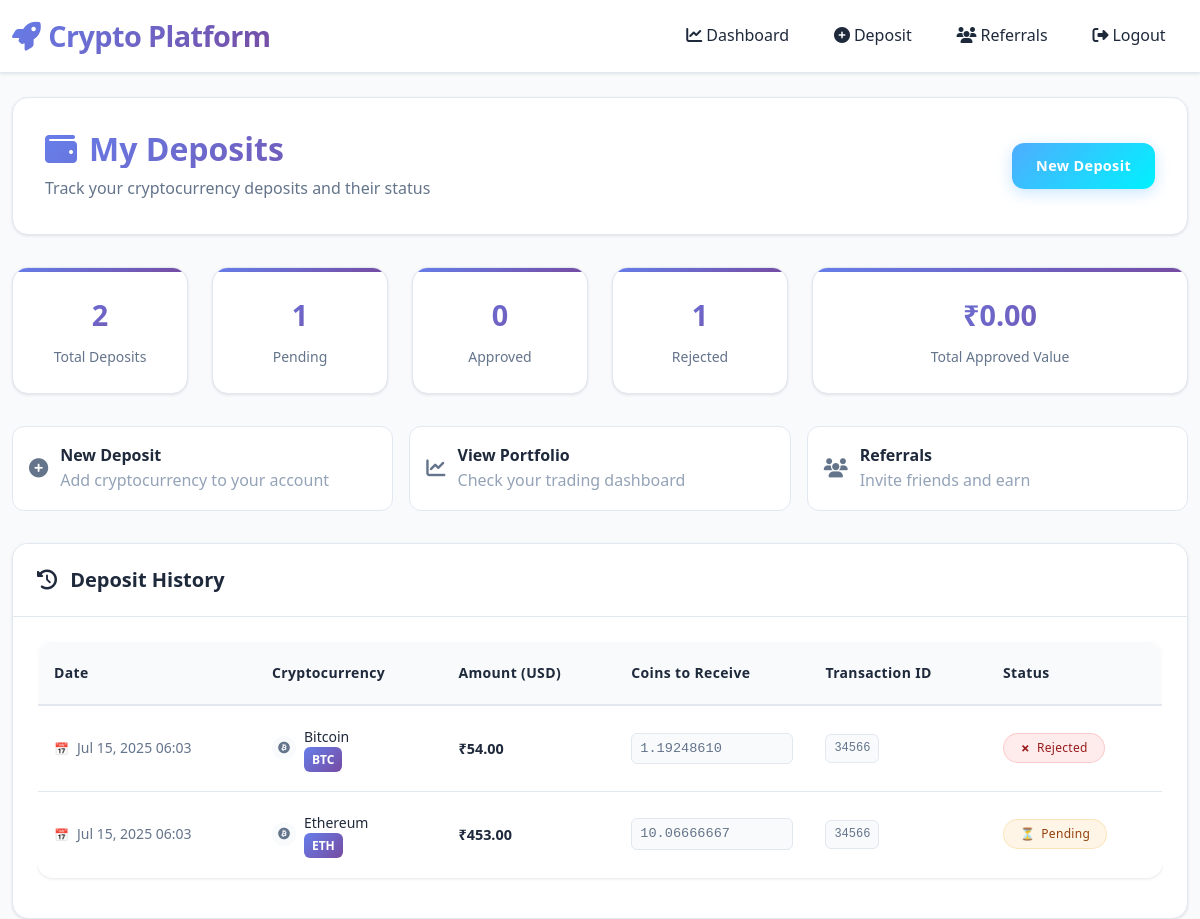
Before: /deposits/list/ (signed in) with the older database file.
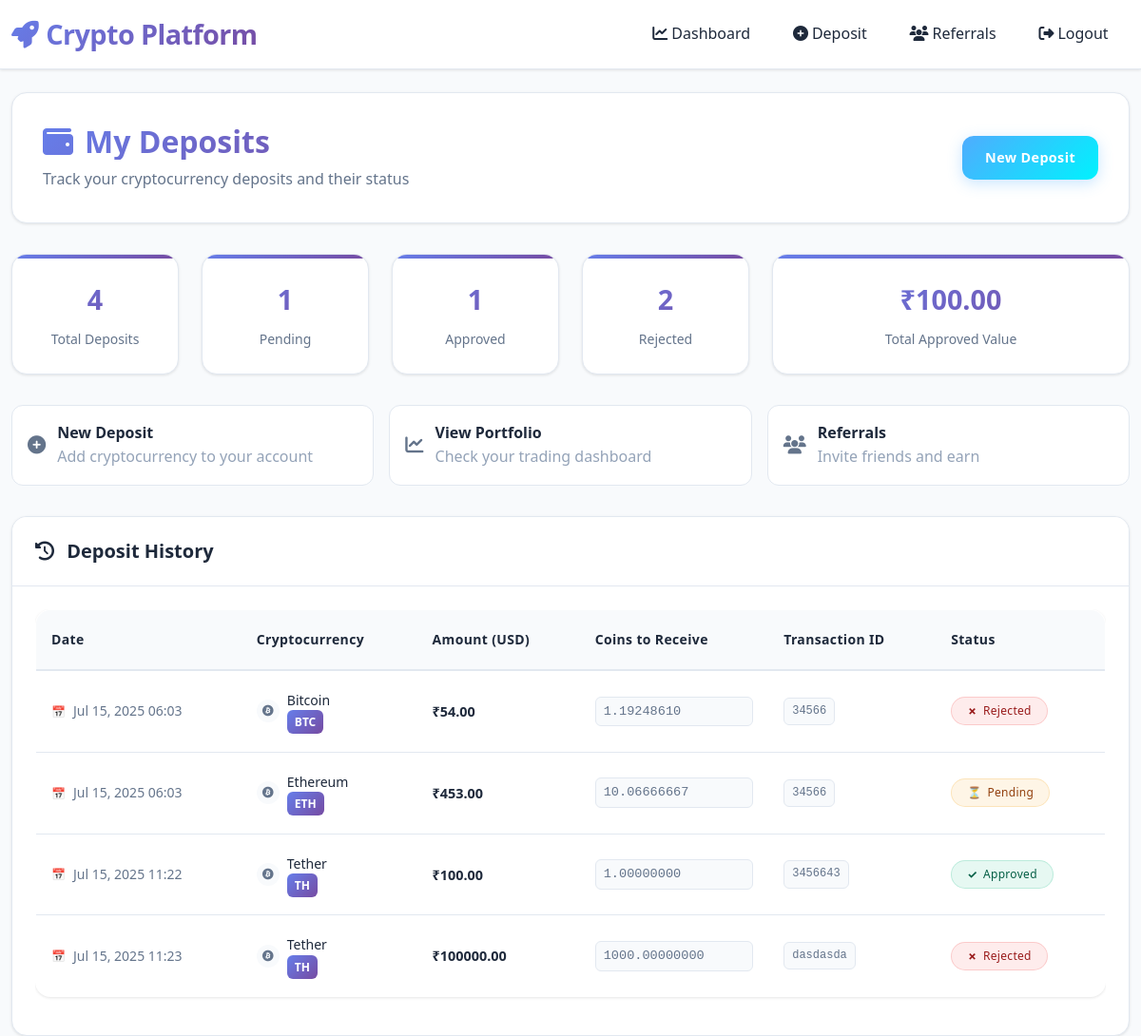
After: the same page with the newer database file.
### deposits/models.py (models this page shows, shortened)
class Deposit(models.Model):
    STATUS_CHOICES = [
        ('pending', 'Pending'),
        ('approved', 'Approved'),
        ('rejected', 'Rejected'),
    ]
    user = models.ForeignKey(User, on_delete=models.CASCADE)
    cryptocurrency = models.ForeignKey(Cryptocurrency, on_delete=models.CASCADE)
    amount = models.DecimalField(max_digits=20, decimal_places=2)
    transaction_hash = models.CharField(max_length=100, blank=True)
    wallet_address = models.CharField(max_length=50)
    status = models.CharField(max_length=20, choices=STATUS_CHOICES, default='pending')
    created_at = models.DateTimeField(auto_now_add=True)
    approved_at = models.DateTimeField(null=True, blank=True)
    price_at_deposit = models.DecimalField(max_digits=20, decimal_places=10, default=0)
    coin_quantity = models.DecimalField(max_digits=20, decimal_places=10, default=0)

### trading/models.py (models this page shows, shortened)
class Cryptocurrency(models.Model):
    name = models.CharField(max_length=50)  # Bitcoin, Ethereum, etc.
    symbol = models.CharField(max_length=10)  # BTC, ETH, etc.
    total_supply = models.DecimalField(max_digits=20, decimal_places=8)
    current_price = models.DecimalField(max_digits=20, decimal_places=8)
    wallet_address = models.CharField(max_length=100, blank=True, null=True)
    price_change_24h = models.DecimalField(max_digits=5, decimal_places=2, default=0)
    is_active = models.BooleanField(default=True)
    created_at = models.DateTimeField(auto_now_add=True)
    updated_at = models.DateTimeField(auto_now=True)
    class Meta:
        verbose_name_plural = "Cryptocurrencies"

### deposits/views.py (the view)
# urls.py: path('list/', views.deposit_list, name='deposit_list'),
def deposit_list(request):
    if request.user.is_superuser:
        deposits = Deposit.objects.all()
        template_name = 'deposits/admin/list.html'
    else:
        deposits = Deposit.objects.filter(user=request.user)
        template_name = 'deposits/list.html'
    context = {
        'deposits': deposits,
        'total_deposits': deposits.count(),
        'pending_count': deposits.filter(status='pending').count(),
        'approved_count': deposits.filter(status='approved').count(),
        'rejected_count': deposits.filter(status='rejected').count(),
        'total_approved_value': deposits.filter(status='approved').aggregate(total=Sum('amount'))['total'] or 0,
    }
    return render(request, template_name, context)

### templates/deposits/list.html (shortened to what the changed rows need)
{% extends 'base.html' %}
{% block content %}
<div class="page-header">
    <div>
        <h1 class="page-title">
            <i class="fas fa-wallet"></i>
            My Deposits
        </h1>
    </div>
</div>
<div class="row stats-row">
    <div class="col-md-2">
        <div class="stat-card">
            <div class="stat-number">{{ total_deposits }}</div>
            <div class="stat-label">Total Deposits</div>
        </div>
    </div>
    <div class="col-md-2">
        <div class="stat-card">
            <div class="stat-number">{{ approved_count }}</div>
            <div class="stat-label">Approved</div>
        </div>
    </div>
    <div class="col-md-2">
        <div class="stat-card">
            <div class="stat-number">{{ rejected_count }}</div>
            <div class="stat-label">Rejected</div>
        </div>
    </div>
    <div class="col-md-4">
        <div class="stat-card">
            <div class="stat-number">₹{{ total_approved_value|floatformat:2 }}</div>
            <div class="stat-label">Total Approved Value</div>
        </div>
    </div>
</div>
<div class="row">
    <div class="col-md-12">
        <div class="card">
            <div class="card-body">
                {% if deposits %}
                <div class="table-responsive">
                    <table class="table">
                        <thead>
                            <tr>
                                <th>Date</th>
                                <th>Cryptocurrency</th>
                                <th>Amount (USD)</th>
                                <th>Coins to Receive</th>
                                <th>Transaction ID</th>
                                <th>Status</th>
                            </tr>
                        </thead>
                        <tbody>
                            {% for deposit in deposits %}
                            <tr>
                                <td>
                                    <div class="date-info">{{ deposit.created_at|date:"M d, Y H:i" }}</div>
                                </td>
                                <td>
                                    <div class="crypto-info">
                                        <div class="crypto-icon">
                                            <i class="fab fa-bitcoin"></i>
                                        </div>
                                        <div>
                                            <div>{{ deposit.cryptocurrency.name }}</div>
                                            <span class="crypto-symbol">{{ deposit.cryptocurrency.symbol }}</span>
                                        </div>
                                    </div>
                                </td>
                                <td>
                                    <div class="amount-usd">₹{{ deposit.amount|floatformat:2 }}</div>
                                </td>
                                <td>
                                    <div class="coins-amount">{{ deposit.coin_quantity|floatformat:8 }}</div>
                                </td>
                                <td>
                                    {% if deposit.transaction_hash %}
                                    <div class="transaction-hash">{{ deposit.transaction_hash|truncatechars:20 }}</div>
                                    {% else %}
                                    <span class="text-muted">-</span>
                                    {% endif %}
                                </td>
                                <td>
                                    {% if deposit.status == 'pending' %}
                                    <span class="badge badge-warning">Pending</span>
                                    {% elif deposit.status == 'approved' %}
                                    <span class="badge badge-success">Approved</span>
                                    {% else %}
                                    <span class="badge badge-danger">Rejected</span>
                                    {% endif %}
                                </td>
                            </tr>
                            {% endfor %}
                        </tbody>
                    </table>
                </div>
                {% endif %}
            </div>
        </div>
    </div>
</div>
{% endblock %}

Changed rows visible on the page:
added Deposit: created_at "Jul 15, 2025 11:22", cryptocurrency.name "Tether", cryptocurrency.symbol "TH", amount "100.00", coin_quantity "1.00000000", transaction_hash "3456643", status "Approved"
added Deposit: created_at "Jul 15, 2025 11:23", cryptocurrency.name "Tether", cryptocurrency.symbol "TH", amount "100000.00", coin_quantity "1000.00000000", transaction_hash "dasdasda", status "Rejected"
Other visible differences:
{{ total_deposits }}: "2" → "4"
{{ approved_count }}: "0" → "1"
{{ rejected_count }}: "1" → "2"
{{ total_approved_value|floatformat:2 }}: "0.00" → "100.00"
